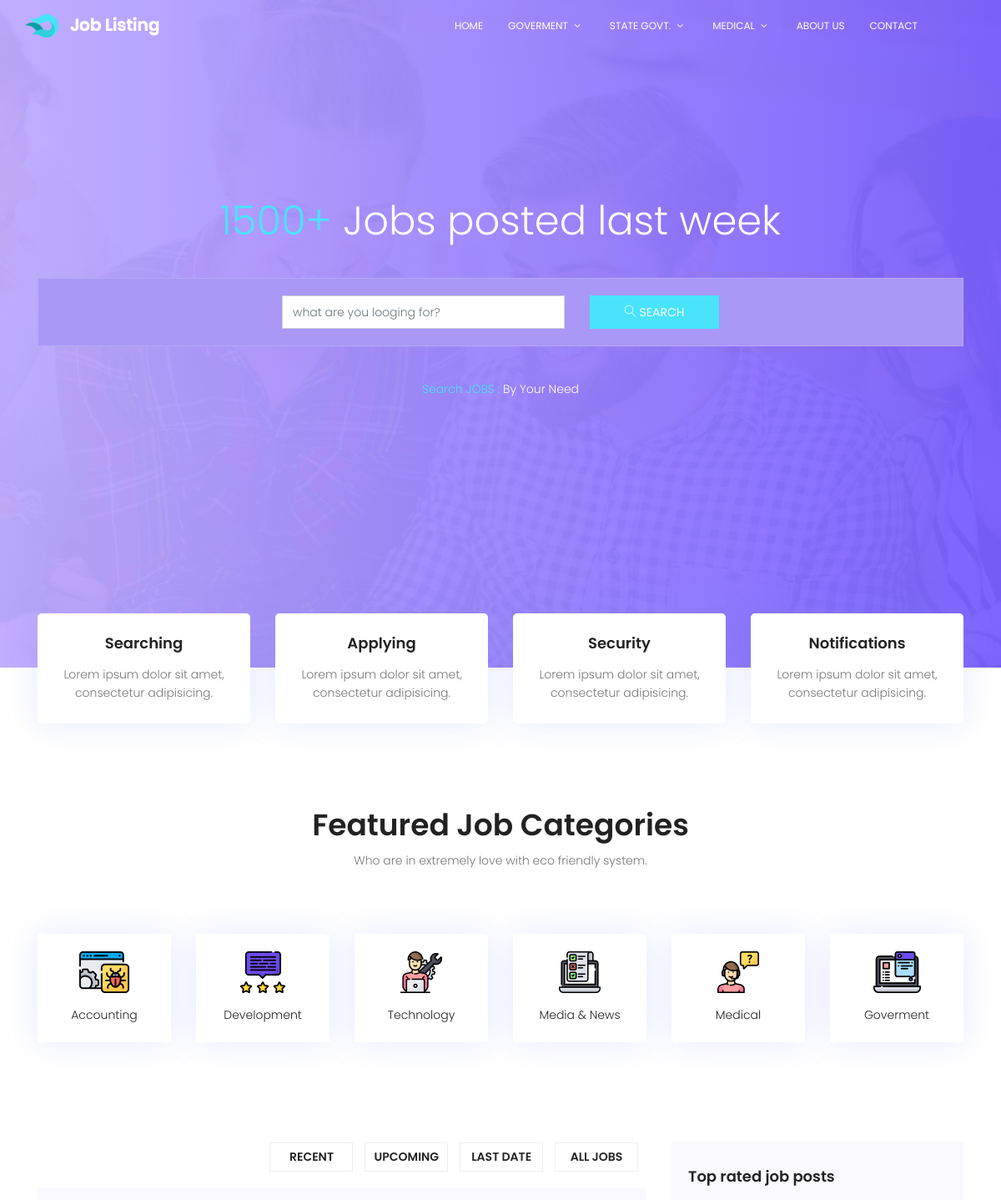
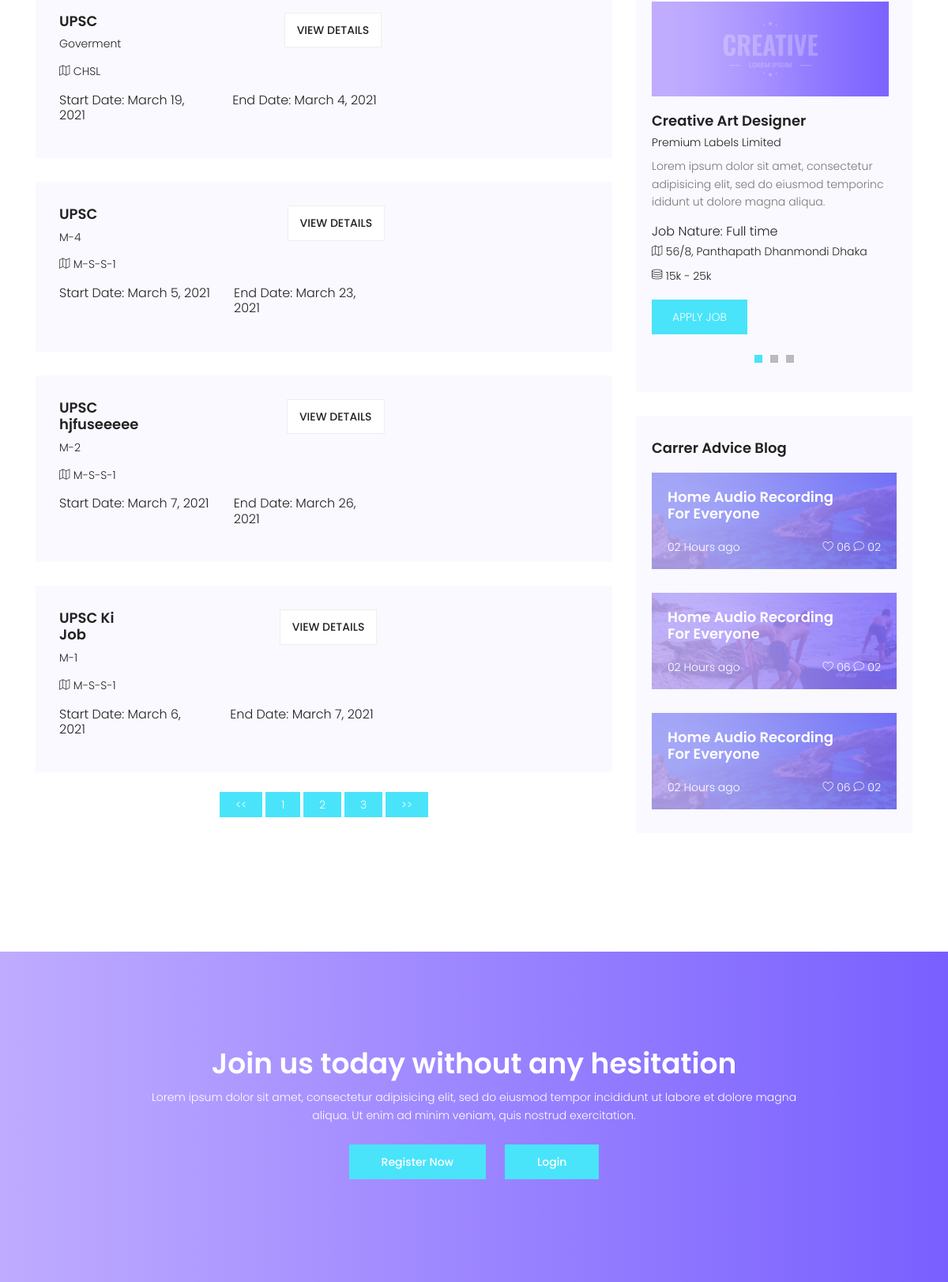
The page / on the database its author committed (2 pictures, top to bottom).
### job_management/models.py (models this page shows, shortened)
class main_category(Model):
    main_category_name=models.CharField(max_length=200)

class Add_Job(Model):
    main_category_name = models.CharField(max_length=200)
    sub_category_name = models.CharField(max_length=200)
    sub_sub_category_name = models.CharField(max_length=200)
    jobname=models.CharField(max_length=200)
    startdate=models.DateField(max_length=200)
    lastdate=models.DateField(max_length=200)
    offlinedate=models.DateField(max_length=200)
    applylink=models.CharField(max_length=500)
    official_notification_link=models.CharField(max_length=500)
    official_website_link=models.CharField(max_length=500)

### job/views.py (the view)
# urls.py: path('',views.index,name="index"),
def index(request):
    data=Add_Job.objects.all().order_by('-id')
    return render(request,"index.html",{"data":data})

### job/templatetags/tag.py (called while the page is built)
@register.filter
def menu_data(value):
    x=main_category.objects.all()
    return x

@register.filter
def menu_data1(value,id):
    p=main_category.objects.get(id=id)
    x=sub_category.objects.filter(main_category_name=p.main_category_name)
    print(x)
    return x

@register.filter
def menu_data2(value,id):
    p=sub_category.objects.get(id=id)
    x=sub_sub_category.objects.filter(sub_category_name=p.sub_category_name)
    return x

### job_management/models.py (called while the page is built)
    def __str__(self):
        return self.sub_category_name

### templates/index.html (shortened to what this page needs)
{% extends 'base.html'%}
{% block content %}
			<section class="banner-area relative" id="home">
				<div class="container">
					<div class="row fullscreen d-flex align-items-center justify-content-center">
						<div class="banner-content col-lg-12">
							<h1 class="text-white">
								<span>1500+</span> Jobs posted last week
							</h1>
							<form action="search.html" class="serach-form-area">
								<div class="row justify-content-center form-wrap">
									<div class="col-lg-4 form-cols">
										<input type="text" class="form-control" name="search" placeholder="what are you looging for?">
									</div>
									<div class="col-lg-2 form-cols">
									    <button type="button" class="btn btn-info">
									      <span class="lnr lnr-magnifier"></span> Search
									    </button>
									</div>
								</div>
							</form>
							<p class="text-white"> <span>Search JOBS : </span> By Your Need </p>
						</div>
					</div>
				</div>
			</section>
			<section class="features-area">
				<div class="container">
					<div class="row">
						<div class="col-lg-3 col-md-6">
							<div class="single-feature">
								<h4>Searching</h4>
								<p>
									Lorem ipsum dolor sit amet, consectetur adipisicing.
								</p>
							</div>
						</div>
						<div class="col-lg-3 col-md-6">
							<div class="single-feature">
								<h4>Applying</h4>
								<p>
									Lorem ipsum dolor sit amet, consectetur adipisicing.
								</p>
							</div>
						</div>
						<div class="col-lg-3 col-md-6">
							<div class="single-feature">
								<h4>Security</h4>
								<p>
									Lorem ipsum dolor sit amet, consectetur adipisicing.
								</p>
							</div>
						</div>
						<div class="col-lg-3 col-md-6">
							<div class="single-feature">
								<h4>Notifications</h4>
								<p>
									Lorem ipsum dolor sit amet, consectetur adipisicing.
								</p>
							</div>
						</div>
					</div>
				</div>
			</section>
			<section class="feature-cat-area pt-100" id="category">
				<div class="container">
					<div class="row d-flex justify-content-center">
						<div class="menu-content pb-60 col-lg-10">
							<div class="title text-center">
								<h1 class="mb-10">Featured Job Categories</h1>
								<p>Who are in extremely love with eco friendly system.</p>
							</div>
						</div>
					</div>
					<div class="row">
						<div class="col-lg-2 col-md-4 col-sm-6">
							<div class="single-fcat">
								<a href="category.html">
									<img src="img/o1.png" alt="">
								</a>
								<p>Accounting</p>
							</div>
						</div>
						<div class="col-lg-2 col-md-4 col-sm-6">
							<div class="single-fcat">
								<a href="category.html">
									<img src="img/o2.png" alt="">
								</a>
								<p>Development</p>
							</div>
						</div>
						<div class="col-lg-2 col-md-4 col-sm-6">
							<div class="single-fcat">
								<a href="category.html">
									<img src="img/o3.png" alt="">
								</a>
								<p>Technology</p>
							</div>
						</div>
						<div class="col-lg-2 col-md-4 col-sm-6">
							<div class="single-fcat">
								<a href="category.html">
									<img src="img/o4.png" alt="">
								</a>
								<p>Media & News</p>
							</div>
						</div>
						<div class="col-lg-2 col-md-4 col-sm-6">
							<div class="single-fcat">
								<a href="category.html">
									<img src="img/o5.png" alt="">
								</a>
								<p>Medical</p>
							</div>
						</div>
						<div class="col-lg-2 col-md-4 col-sm-6">
							<div class="single-fcat">
								<a href="category.html">
									<img src="img/o6.png" alt="">
								</a>
								<p>Goverment</p>
							</div>
						</div>
					</div>
				</div>
			</section>
			<section class="post-area section-gap">
				<div class="container">
					<div class="row justify-content-center d-flex">
						<div class="col-lg-8 post-list">
							<ul class="cat-list">
								<li><a href="#">Recent</a></li>
								<li><a href="#">Upcoming</a></li>
								<li><a href="#">Last Date</a></li>
								<li><a href="#">All Jobs</a></li>
							</ul>
{%  for data in data %}
							<div class="single-post d-flex flex-row" >
								<div class="details">
									<div class="title d-flex flex-row justify-content-between">
										<div class="titles" style="max-width: 100px;overflow: hidden;" >
											<a href="#"><h4>{{ data.jobname}} </h4></a>
											<h6>{{ data.main_category_name}} </h6>
										</div>
										<ul class="btns">
											<li ><a  href="{% url 'jobs' %}?main_job={{data.id }}">View Details</a></li>
										</ul>
									</div>
									<p class="address"><span class="lnr lnr-map"></span> {{ data.sub_sub_category_name}}</p>
									<div class="row">
										<div class="col-lg">
											<h5>Start Date: {{ data.startdate}}</h5>
										</div>
										<div class="col-lg">
											<h5>End Date: {{ data.lastdate}}</h5>
										</div>
									</div>
								</div>
							</div>
{%  endfor %}
							 <center>
							 <div class="text-uppercase mx-auto pull-center" style="">
								 <a class="text-uppercase ticker-btn" href="category.html"><<</a>
								 <a class="text-uppercase ticker-btn" href="category.html">1</a>
								 <a class="text-uppercase ticker-btn" href="category.html">2</a>
								 <a class="text-uppercase ticker-btn" href="category.html">3</a>
								 <a class="text-uppercase ticker-btn" href="category.html">>></a>
							</div>
						</center>
						</div>
						<div class="col-lg-4 sidebar">
							<div class="single-slidebar">
								<h4>Top rated job posts</h4>
								<div class="active-relatedjob-carusel">
									<div class="single-rated">
										<img class="img-fluid" src="img/r1.jpg" alt="">
										<a href="single.html"><h4>Creative Art Designer</h4></a>
										<h6>Premium Labels Limited</h6>
										<p>
											Lorem ipsum dolor sit amet, consectetur adipisicing elit, sed do eiusmod temporinc ididunt ut dolore magna aliqua.
										</p>
										<h5>Job Nature: Full time</h5>
										<p class="address"><span class="lnr lnr-map"></span> 56/8, Panthapath Dhanmondi Dhaka</p>
										<p class="address"><span class="lnr lnr-database"></span> 15k - 25k</p>
										<a href="view-jobs" class="btns text-uppercase">Apply job</a>
									</div>
								</div>
							</div>
							<div class="single-slidebar">
								<h4>Carrer Advice Blog</h4>
								<div class="blog-list">
									<div class="single-blog " style="background:#000 url(img/blog1.jpg);">
										<a href="single.html"><h4>Home Audio Recording <br>
										For Everyone</h4></a>
										<div class="meta justify-content-between d-flex">
											<p>
												02 Hours ago
											</p>
											<p>
												<span class="lnr lnr-heart"></span>
												06
												 <span class="lnr lnr-bubble"></span>
												02
											</p>
										</div>
									</div>
									<div class="single-blog " style="background:#000 url(img/blog2.jpg);">
										<a href="single.html"><h4>Home Audio Recording <br>
										For Everyone</h4></a>
										<div class="meta justify-content-between d-flex">
											<p>
												02 Hours ago
											</p>
											<p>
												<span class="lnr lnr-heart"></span>
												06
												 <span class="lnr lnr-bubble"></span>
												02
											</p>
										</div>
									</div>
									<div class="single-blog " style="background:#000 url(img/blog1.jpg);">
										<a href="single.html"><h4>Home Audio Recording <br>
										For Everyone</h4></a>
										<div class="meta justify-content-between d-flex">
											<p>
												02 Hours ago
											</p>
											<p>
												<span class="lnr lnr-heart"></span>
												06
												 <span class="lnr lnr-bubble"></span>
												02
											</p>
										</div>
									</div>
								</div>
							</div>
						</div>
					</div>
				</div>
			</section>
			<section class="callto-action-area section-gap" id="join">
				<div class="container">
					<div class="row d-flex justify-content-center">
						<div class="menu-content col-lg-9">
							<div class="title text-center">
								<h1 class="mb-10 text-white">Join us today without any hesitation</h1>
								<p class="text-white">Lorem ipsum dolor sit amet, consectetur adipisicing elit, sed do eiusmod tempor incididunt ut labore  et dolore magna aliqua. Ut enim ad minim veniam, quis nostrud exercitation.</p>
								<a class="primary-btn" href="#">Register Now</a>
								<a class="primary-btn" href="#">Login</a>
							</div>
						</div>
					</div>
				</div>
			</section>
{% endblock %}

### templates/base.html (shortened to what this page needs)
<!DOCTYPE HTML>
{% load static %}
<html>
	<head>
			<link rel="stylesheet" href="{% static 'css/linearicons.css' %}">
			<link rel="stylesheet" href="{% static 'css/font-awesome.min.css' %}">
			<link rel="stylesheet" href="{% static 'css/bootstrap.css' %}">
			<link rel="stylesheet" href="{% static 'css/magnific-popup.css' %}">
			<link rel="stylesheet" href="{% static 'css/nice-select.css' %}">
			<link rel="stylesheet" href="{% static 'css/animate.min.css' %}">
			<link rel="stylesheet" href="{% static 'css/owl.carousel.css' %}">
			<link rel="stylesheet" href="{% static 'css/main.css' %}">
    </head>
	<body>
     {% include 'header.html' %}
   {%  block content%}
    {% endblock %}
	</body>
</html>

### templates/header.html (shortened to what this page needs)
{% load tag %}
{% load static %}
			  <header id="header" id="home">
			    <div class="container">
			    	<div class="row align-items-center justify-content-between d-flex">
				      <div id="logo">
				        <a href="/"><img src="{%  static 'img/logo.png' %}" alt="" title="" /></a>
				      </div>
				      <nav id="nav-menu-container">
				        <ul class="nav-menu">
				          <li class="menu-active"><a href="/">Home</a></li>
                        {%  for m in x|menu_data %}
				          <li class="menu-has-children"><a href="#">{{ m.main_category_name}}</a>
				          </li>
                        {%  endfor  %}
                            <li><a href="{% url 'about-us' %}">About Us</a></li>
				          <li><a href="{% url 'contact-us' %}">Contact</a></li>
				        </ul>
				      </nav>
			    	</div>
			    </div>
			  </header>

### rows shown on the page
main_category: main_category_name "GOVERMENT"
main_category: main_category_name "STATE GOVT."
main_category: main_category_name "MEDICAL"
Add_Job: jobname "UPSC", main_category_name "Goverment", sub_sub_category_name "CHSL", startdate "March 19, 2021", lastdate "March 4, 2021"
Add_Job: jobname "UPSC", main_category_name "M-4", sub_sub_category_name "M-S-S-1", startdate "March 5, 2021", lastdate "March 23, 2021"
Add_Job: jobname "UPSC…", main_category_name "M-2", sub_sub_category_name "M-S-S-1", startdate "March 7, 2021", lastdate "March 26, 2021"
Add_Job: jobname "UPSC Ki Job", main_category_name "M-1", sub_sub_category_name "M-S-S-1", startdate "March 6, 2021", lastdate "March 7, 2021"
